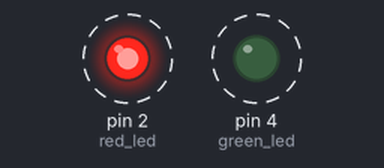
A sketch run on a simulated Arduino Uno, built with avr-gcc and run on an emulated ATmega328P. Shown: output pins drawn as LEDs (lit = HIGH). Dashed ring = blinking.

Above: at 0.5 s.
Timing chart, 0 to 4.6 s (numbered marks = the images above):
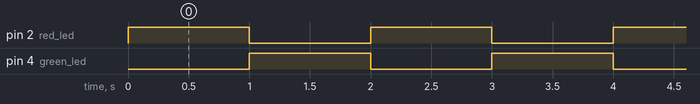

Measured:
- by itself, pin 2 (red_led), pin 4 (green_led): alternates HIGH for 1.0 s and LOW for 1.0 s

The sketch:

apartadobueno1.1.ino
```cpp
#include <stdint.h>

// Definir pines para los LEDs
uint8_t red_led = 2;   // Pin del LED rojo
uint8_t green_led = 4; // Pin del LED verde

void setup() {
  // Inicializamos el puerto serie para mostrar por pantalla
  Serial.begin(9600);

  // Configurar los pines como salida
  pinMode(red_led, OUTPUT);
  pinMode(green_led, OUTPUT);
}

void loop() {
  // Encender LED rojo y apagar LED verde
  digitalWrite(red_led, HIGH);
  digitalWrite(green_led, LOW);
  delay(1000); // Esperar 1 segundo

  // Encender LED verde y apagar LED rojo
  digitalWrite(red_led, LOW);
  digitalWrite(green_led, HIGH);
  delay(1000); // Esperar 1 segundo
}
```
